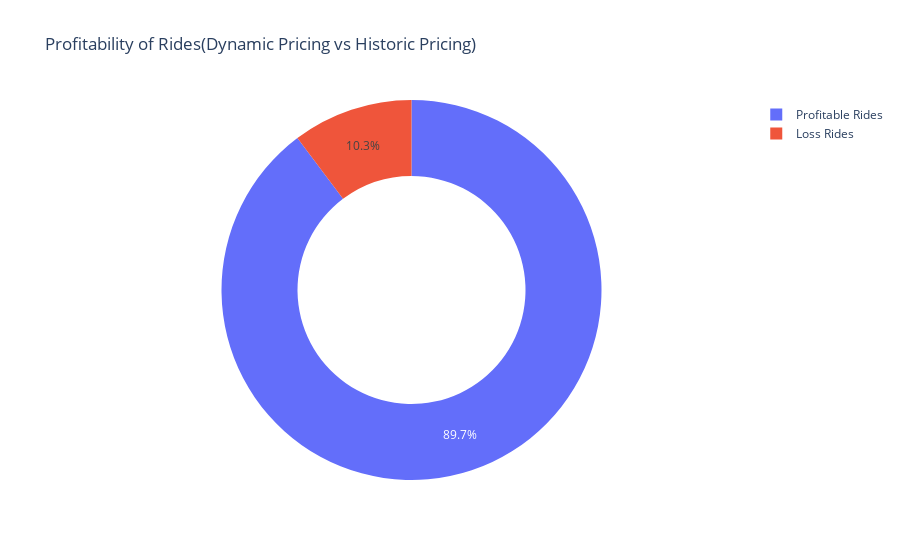

The notebook cell saved with this chart:
### Markdown cell above
We start by defining percentiles for high and low demand levels. We then calculate the demand multiplier by comparing the number of riders to these percentiles. If riders exceed the high-demand percentile, the multiplier is the number of riders divided by this percentile. If they fall below the low-demand percentile, the multiplier is calculated similarly.

Next, we establish percentiles for high and low supply levels. If the number of drivers exceeds the low-supply percentile, the supply multiplier is the high-supply percentile divided by the number of drivers. If drivers fall below the low-supply percentile, the multiplier is the low-supply percentile divided by the number of drivers.

Finally, we calculate the adjusted ride cost for dynamic pricing by multiplying the historical cost by the greater of the demand multiplier or a lower threshold, and by the greater of the supply multiplier or an upper threshold. This method ensures the adjusted ride cost reflects both demand and supply effects while using thresholds to control price changes.

Now we can calculate the profit percentage with this dynamic pricing strategy.

### Code cell
df['profit_percentage']=((df['adjusted_ride_cost']-df['Historical_Cost_of_Ride'])/df['Historical_Cost_of_Ride']) *100
#profitable rides
profitable_ride=df[df['profit_percentage']>0]
#loss rides
loss_rides=df[df['profit_percentage']<0]

import plotly.graph_objects

#counts
profitable_count=len(profitable_ride)
loss_count=len(loss_rides)

labels=['Profitable Rides','Loss Rides']
values=[profitable_count,loss_count]

fig=go.Figure(data=[go.Pie(labels=labels, values=values, hole=0.6)])
fig.update_layout(title='Profitability of Rides(Dynamic Pricing vs Historic Pricing)')
fig.show()

### Figure 1 — Plotly figure (JSON) as saved in the notebook; plotly's stock layout.template omitted (floating-point values rounded to 4 significant figures)
{"data": [{"hole": 0.6, "labels": ["Profitable Rides", "Loss Rides"], "type": "pie", "values": [884, 101]}], "layout": {"title": {"text": "Profitability of Rides(Dynamic Pricing vs Historic Pricing)"}}}
